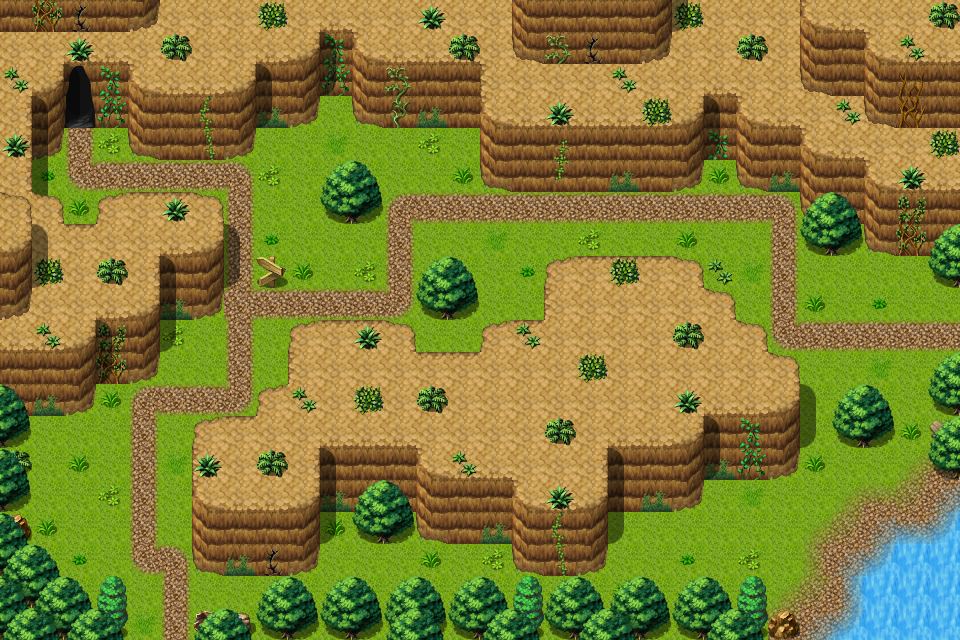

Below is a game level as drawn by its tile map, then a one-line description and the .tmx that defines it (tile-layer data replaced by summaries):
An orthogonal 30x20 tile map with 32x32 px tiles, 3 tile layers (Ground, Objects, Above), 1 hidden layer not drawn, 19 tilesets and 10 objects (6x spawn, 3x mapchange, sign).

<map version="1.0" orientation="orthogonal" width="30" height="20" tilewidth="32" tileheight="32">
    <properties>
        <property name="outdoors" value="1" />
    </properties>
    <tileset firstgid="1" name="map_21" tilewidth="32" tileheight="32">
        <image source="../drawable/map_21.png" width="256" height="256" />
    </tileset>
    <tileset firstgid="65" name="map_25" tilewidth="32" tileheight="32">
        <image source="../drawable/map_25.png" width="256" height="256" />
    </tileset>
    <tileset firstgid="129" name="map_6" tilewidth="32" tileheight="32">
        <image source="../drawable/map_6.png" width="256" height="256" />
    </tileset>
    <tileset firstgid="193" name="map_19" tilewidth="32" tileheight="32">
        <image source="../drawable/map_19.png" width="256" height="256" />
    </tileset>
    <tileset firstgid="257" name="map_0" tilewidth="32" tileheight="32">
        <image source="../drawable/map_0.png" width="256" height="256" />
    </tileset>
    <tileset firstgid="321" name="map_5" tilewidth="32" tileheight="32">
        <image source="../drawable/map_5.png" width="256" height="256" />
    </tileset>
    <tileset firstgid="385" name="map_13" tilewidth="32" tileheight="32">
        <image source="../drawable/map_13.png" width="256" height="256" />
    </tileset>
    <tileset firstgid="449" name="map_17" tilewidth="32" tileheight="32">
        <image source="../drawable/map_17.png" width="256" height="256" />
    </tileset>
    <tileset firstgid="513" name="map_4" tilewidth="32" tileheight="32">
        <image source="../drawable/map_4.png" width="256" height="256" />
    </tileset>
    <tileset firstgid="577" name="map_26" tilewidth="32" tileheight="32">
        <image source="../drawable/map_26.png" width="256" height="256" />
    </tileset>
    <tileset firstgid="641" name="map_3" tilewidth="32" tileheight="32">
        <image source="../drawable/map_3.png" width="256" height="256" />
    </tileset>
    <tileset firstgid="705" name="map_2" tilewidth="32" tileheight="32">
        <image source="../drawable/map_2.png" width="256" height="256" />
    </tileset>
    <tileset firstgid="769" name="map_9" tilewidth="32" tileheight="32">
        <image source="../drawable/map_9.png" width="256" height="256" />
    </tileset>
    <tileset firstgid="833" name="map_1" tilewidth="32" tileheight="32">
        <image source="../drawable/map_1.png" width="256" height="256" />
    </tileset>
    <tileset firstgid="897" name="map_7" tilewidth="32" tileheight="32">
        <image source="../drawable/map_7.png" width="256" height="256" />
    </tileset>
    <tileset firstgid="961" name="map_27" tilewidth="32" tileheight="32">
        <image source="../drawable/map_27.png" width="256" height="256" />
    </tileset>
    <tileset firstgid="1025" name="map_16" tilewidth="32" tileheight="32">
        <image source="../drawable/map_16.png" width="256" height="256" />
    </tileset>
    <tileset firstgid="1089" name="map_18" tilewidth="32" tileheight="32">
        <image source="../drawable/map_18.png" width="256" height="256" />
    </tileset>
    <tileset firstgid="1153" name="map_20" tilewidth="32" tileheight="32">
        <image source="../drawable/map_20.png" width="256" height="256" />
    </tileset>
    <layer name="Ground" width="30" height="20">
        <data>[600 cells, 600 non-empty, 14 distinct tile ids]</data>
    </layer>
    <layer name="Objects" width="30" height="20">
        <data>[600 cells, 259 non-empty, 52 distinct tile ids]</data>
    </layer>
    <layer name="Above" width="30" height="20">
        <data>[600 cells, 85 non-empty, 12 distinct tile ids]</data>
    </layer>
    <layer name="Walkable" width="30" height="20" visible="0">
        <data>[600 cells, 391 non-empty, 1 distinct tile ids]</data>
    </layer>
    <objectgroup name="Mapevents">
        <object name="south" type="mapchange" x="128" y="608" width="64" height="32">
            <properties>
                <property name="map" value="waterway1" />
                <property name="place" value="north" />
            </properties>
        </object>
        <object name="east" type="mapchange" x="928" y="288" width="32" height="96">
            <properties>
                <property name="map" value="waterway2" />
                <property name="place" value="north" />
            </properties>
        </object>
        <object name="north" type="mapchange" x="64" y="96" width="32" height="32">
            <properties>
                <property name="map" value="pwcave0" />
                <property name="place" value="south" />
            </properties>
        </object>
        <object name="sign_waterway3" type="sign" x="256" y="256" width="32" height="32" />
    </objectgroup>
    <objectgroup name="Spawn" visible="0">
        <object name="izthiel_3" type="spawn" x="32" y="416" width="160" height="160">
            <properties>
                <property name="quantity" value="2" />
                <property name="spawngroup" value="izthiel_3" />
            </properties>
        </object>
        <object name="izthiel_3_1" type="spawn" x="256" y="576" width="64" height="32">
            <properties>
                <property name="spawngroup" value="izthiel_3" />
            </properties>
        </object>
        <object name="izthiel_3_2" type="spawn" x="544" y="576" width="64" height="32">
            <properties>
                <property name="spawngroup" value="izthiel_3" />
            </properties>
        </object>
        <object name="iqhan_1" type="spawn" x="128" y="160" width="96" height="32">
            <properties>
                <property name="spawngroup" value="iqhan_1" />
            </properties>
        </object>
        <object name="izthiel_3_3" type="spawn" x="672" y="448" width="256" height="192">
            <properties>
                <property name="quantity" value="2" />
                <property name="spawngroup" value="izthiel_3" />
            </properties>
        </object>
    </objectgroup>
    <objectgroup name="Spawn2" visible="0">
        <object name="frog_3" type="spawn" x="256" y="96" width="640" height="544">
            <properties>
                <property name="quantity" value="4" />
                <property name="spawngroup" value="frog_3" />
            </properties>
        </object>
    </objectgroup>
    <objectgroup name="Keys" />
</map>
